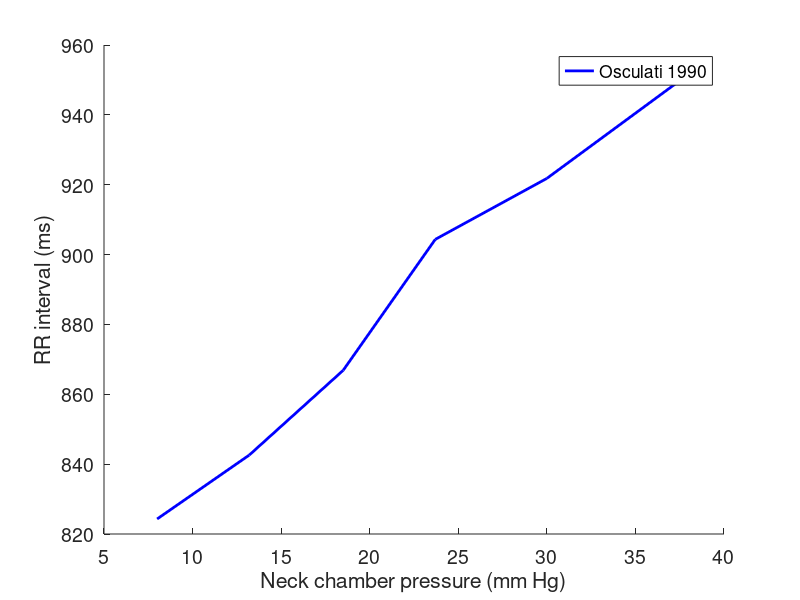

This chart was generated by the following MATLAB code: (Note: this script raises an error after producing the figure.)
clear; close all;
%%
addpath 'C:\Users\mmgee\Box\Michelle-Gee\Research\MI model'
addpath(genpath('C:\Users\mmgee\AppData\Local\Temp\Mxt231\RemoteFiles'))
addpath(genpath('/lustre/ogunnaike/users/2420/matlab_example/matlab_slurm/ACC2024-02-02-2024/'))
addpath('/lustre/ogunnaike/users/2420/matlab_example/matlab_slurm/UnitTests/')
addpath('/lustre/ogunnaike/users/2420/matlab_example/matlab_slurm/Mastitskaya2012/')
my_dir = pwd;
addpath(genpath(my_dir))
%% Set up parallel pool
% myCluster = parcluster('local');
% myCluster.NumWorkers = str2double(getenv('SLURM_CPUS_ON_NODE')) / str2double(getenv('SLURM_CPUS_PER_TASK'));
% myCluster.JobStorageLocation = getenv('TMPDIR');
% myPool = parpool(myCluster, myCluster.NumWorkers);

%% Fit Osculati 1990 mean data
% load data
neckChamberPressure = [8	13.2	18.5	23.7	30	37.5]; % mm hg
RRbase = 777.8; % +/- 34.7 msec
deltaRR = [46.50360279	64.79801636	89.04640376	126.5452133	144.0065953	171.9898378];
SEM = [7.550265772	10.06205045	13.11093148	24.29514847	24.91603345	24.7516633]; % msec
num = 12;
SD = SEM.* sqrt(num); % standard deviation
CI95 = 1.96.* SD;
RR = RRbase + deltaRR;

% Curve not a good fit for data
% [A1,A2,A3,A4] = sigmoidRegression(neckChamberPressure',RR') % inputs must be column vectors
%% Plot
% data
x = neckChamberPressure;
y = RR;
errors = CI95;

% Plot the line
figure;
hold on;
plot(x, y, 'b', 'LineWidth', 2);

% Add labels and title
xlabel('Neck chamber pressure (mm Hg)');
ylabel('RR interval (ms)');
% title('Line with Shaded Region (Standard Error)');
legend('Osculati 1990')
set(gca,'FontSize',14)

% Show plot
hold off;

%% Load data
date = '06182024';
load('FilteredDistribution_061824.mat')
matFilename = 'FilteredDistributionIdx_061824.mat';
load(matFilename) % gives 'idxStore','sampleSet'


HR_preIR = HRstore;
MAP = MAPstore;
NAactivity_preIR = NAactivityStore;
DMVactivity_preIR = DMVactivityStore;
sympActivity_preIR = sympActivityStore;


% Change these
numPatients = length(idxStore);

%% change this line
% countTotal = 0;
% BPvalues = -70:10:90; % neck chamber pressure
% zeroIdx = find(BPvalues == 0);
% % idxFail = [1 2 3 4 5 6 7 73 100 107 134 138 150 167];
% mdlName     = 'ICN_model_v15_Mastitskaya2012_control_r2020b';
% for i = 28:40%numPatients
%     parameters = sampleSet(idxStore(i),:);
%     numSampleSets = 100;% 100
%     variationFactor = 1.5;
%     mdlAlternative = 4;
%     filename = ['postIR_NADMV_' date '_' num2str(i)];
%     HR_PI_mdl = HR_preIR(idxStore(i),zeroIdx);
%     MAP_PI_mdl = MAP(idxStore(i),zeroIdx);
% 
% 
%     BRS_preIR = A2Store(idxStore(i)); % preIR sigmoid slope parameter
%         [HR_mdl,MAP_mdl,SP_postIR,DP_postIR,CO_postIR,paramMatrix,...
%     NA_activity_postIR,DMV_activity_postIR, sympActivity, SDRR_postIR, RMSSD_postIR, ...
%     pNN50_postIR, crit, A] = paramEstimationHRMAP_global(parameters,...
%     mdlName,numSampleSets,variationFactor,HR_PI_mdl,MAP_PI_mdl,...
%     mdlAlternative,NAactivity_preIR,DMVactivity_preIR,...
%     sympActivity_preIR,BRS_preIR,filename);
% 
% 
%     save(['./plots/paramEstimation/' filename '.mat'], ...
%         'HR_mdl','MAP_mdl','SP_postIR','DP_postIR','CO_postIR','paramMatrix',...
%     'NA_activity_postIR','DMV_activity_postIR', 'sympActivity', 'SDRR_postIR', 'RMSSD_postIR', ...
%     'pNN50_postIR', 'crit', 'A')
%     i
% 
%     % Combine all data into a struct for all preIR models
%     postIRstore(i).MAP = MAP_mdl; 
%     postIRstore(i).HR = HR_mdl;
%     postIRstore(i).SP = SP_postIR;
%     postIRstore(i).DP = DP_postIR;
%     postIRstore(i).CO = CO_postIR;
%     postIRstore(i).HR = HR_mdl;
%     postIRstore(i).params = paramMatrix;
%     postIRstore(i).NA = NA_activity_postIR;
%     postIRstore(i).DMV = DMV_activity_postIR;
%     postIRstore(i).symp = sympActivity;
%     postIRstore(i).SDRR = SDRR_postIR;
%     postIRstore(i).RMSSD = RMSSD_postIR;
%     postIRstore(i).pNN50 = pNN50_postIR;
%     postIRstore(i).crit = crit;
%     postIRstore(i).Avals = A;
% end

matFilename = ['postIR_NADMV_' date '.mat'];
% load(matFilename)
% save(matFilename, 'postIRstore') % postIR_idx is model sub idx for accepted postIR models

%% Unpack postIR models to plot HRMAP bar plot
% indices of non-empty fields
% indices_i = [];
% indices_j = [];
% preIR_MAP_models = [];
% preIR_HR_models = [];
% postIR_HR_models = [];
% postIR_MAP_models = [];
% preIR_idx = [];
% reps = zeros(1,numPatients);
% 
% % Loop through struct array
% for i = 1:numPatients % preIR idx loop
%     indices_j = [];
%     for j = 1:numSampleSets % postIR idx loop
%     % Check if systolic pressure is in range
%         if postIRstore(i).crit(j,1) == 1
%             % Check HR
%             if postIRstore(i).crit(j,2) == 1
%                 % Check MAP decrease
%                 % if postIRstore(i).crit(j,3) == 1
%                     % Check HR within 20% change
%                     % if postIRstore(i).crit(j,4) == 1
%                         indices_i = [indices_i, i];
%                         indices_j = [indices_j, j]; 
%                         postIR_HR_models = [postIR_HR_models postIRstore(i).HR(j)];
%                         postIR_MAP_models = [postIR_MAP_models postIRstore(i).MAP(j)];
%                     % end
%                 % end
%             end
%         end
%     end
%     reps(i) = length(indices_j); % number of accepted postIR mdoels per preIR model
%     preIR_idx = [preIR_idx i];
% end
% 
% 
% for i = 1:numPatients
%     preIR_HR_models = [preIR_HR_models repmat(HR_preIR(idxStore(preIR_idx(i)),zeroIdx),1,reps(i))];
%     preIR_MAP_models = [preIR_MAP_models repmat(MAP(idxStore(preIR_idx(i)),zeroIdx),1,reps(i))];
% end
% 
% altMdlName = 'NADMV';
% Mastitskaya_plot_bar_HRMAP(preIR_MAP_models, postIR_MAP_models, preIR_HR_models, postIR_HR_models,altMdlName)

%% tSNE of crit matrix
% color by preIR model?-- yes to tell us which individuals can and can't
% compensate
% perplexity = 5;
% rng default
% 
% % format data into a single matrix
% Xdata = zeros(numPatients*numSampleSets,7);
% for i = 1:numPatients
%     start = 1 + (i-1)*numSampleSets;
%     stop = i*numSampleSets;
% 
%     Xdata(start:stop,1:7) = postIRstore(i).crit(:,1:7);
% end
% 
% 
% % tSNE-- label postIR vs preIR
% Y = tsne(Xdata,'Algorithm','barneshut','Distance','cityblock','Perplexity',perplexity,'Standardize',0);% 
% 
% % label based on preIR model
% pre_idx = 1:1:size(Xdata,1);
% % preallocate
% % obslabels = repmat({'No post-IR model'},1,size(Xdata,1));
% % obslabels(hasPostIRmdlIdx) = {'Has post-IR model'};
% obslabels = repmat({num2str(1)},numPatients*numSampleSets,1);
% 
% for i = 2:numPatients
%     start = 1 + (i-1)*numSampleSets;
%     stop = i*numSampleSets;
%     labels = {num2str(i)};
%     idx = start:1:stop;
%     obslabels(idx) = labels;
% end
% 
% 
% 
% figure;
% b = gscatter(Y(:,1),Y(:,2),obslabels);
% xlabel('t-SNE 1')
% ylabel('t-SNE 2')
% set(gca,'FontSize',16)
% saveas(gcf,['prepostIRaccepted_tsne_NADMV_' date '.png'])

%% Plot parameter distributions for pre-IR and post-IR
% preIR_parameters = sampleSet(idxStore,[42:46]);% ,30:41
% postIR_parameters = paramStore(:,[42:46]);% ,30:41
% parameterNames = {'C_{la} (mL/mm Hg)','P_{0lv} (mm Hg)','k_{Elv} (mm Hg^{-1})','V_{ulv} (mL)','fes_{inf} (Hz)'};
% % {'f_{min,NA}','f_{max,NA}','f_{mid,NA}','k_{NA}',...
% %     'f_{min,NActr}','f_{max,NActr}','f_{mid,NActr}','k_{NActr}',...
% %     'f_{min,DMV}','f_{max,DMV}','f_{mid,DMV}','k_{DMV}'};%,...
%
% saveFilename = 'NADMV_paramDist_031924.png';
% plot_paramDist(preIR_parameters, postIR_parameters, parameterNames, saveFilename)

% Plot pair plots of accepted preIR parameter values from barocurve_dist_main
% sampleSet_subgroup = sampleSet(:,[18:29,42:46]);
% acceptedIndices = idxStore;
% varNames = {'C_{la} (mL/mm Hg)','P_{0lv} (mm Hg)','k_{Elv} (mm Hg^{-1})','V_{ulv} (mL)','fes_{inf} (Hz)'};
% filename = 'preIR_pairplot.png';
%
% generatePairPlots(sampleSet_subgroup, acceptedIndices, varNames, filename)

%% loop to load mat files for ['postIR_cardiac_' num2str(i) '_barocurve.png.mat']-- gives BPvalues, HR-- plot in a loop over Osculati 1990 data
purple = [0.4940 0.1840 0.5560];
goldenrod = [0.9290 0.6940 0.1250];
green = [0.4660 0.6740 0.1880];
lightblue = [0.3010 0.7450 0.9330];
mdlcolor = {purple,green,'m',lightblue,goldenrod,'c'};
postIRstore_filename = 'postIR_NADMV_06182024.mat';
postIRbarocurve_filename = 'postIR_NTS_06182024';
BPvalues = -70:10:90;
brown = [196/255 153/255 124/255];
color = 'm';
filename = ['overlaid_barocurve_NADMV' date '.png'];
plot_overlaid_barocurve(postIRstore_filename,color,postIRbarocurve_filename)

%% Exit code
% close_system
% delete(myPool);
exit